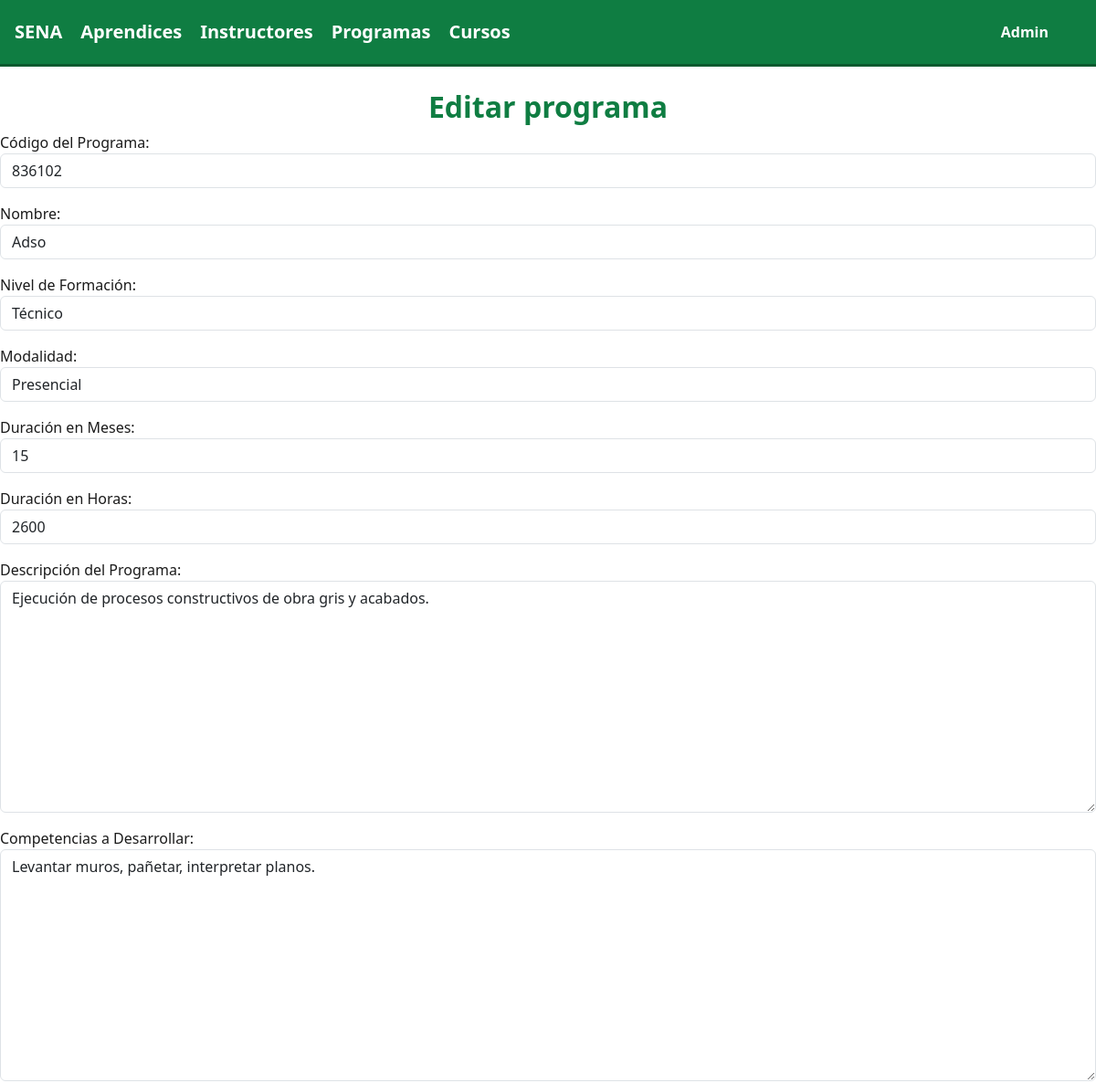
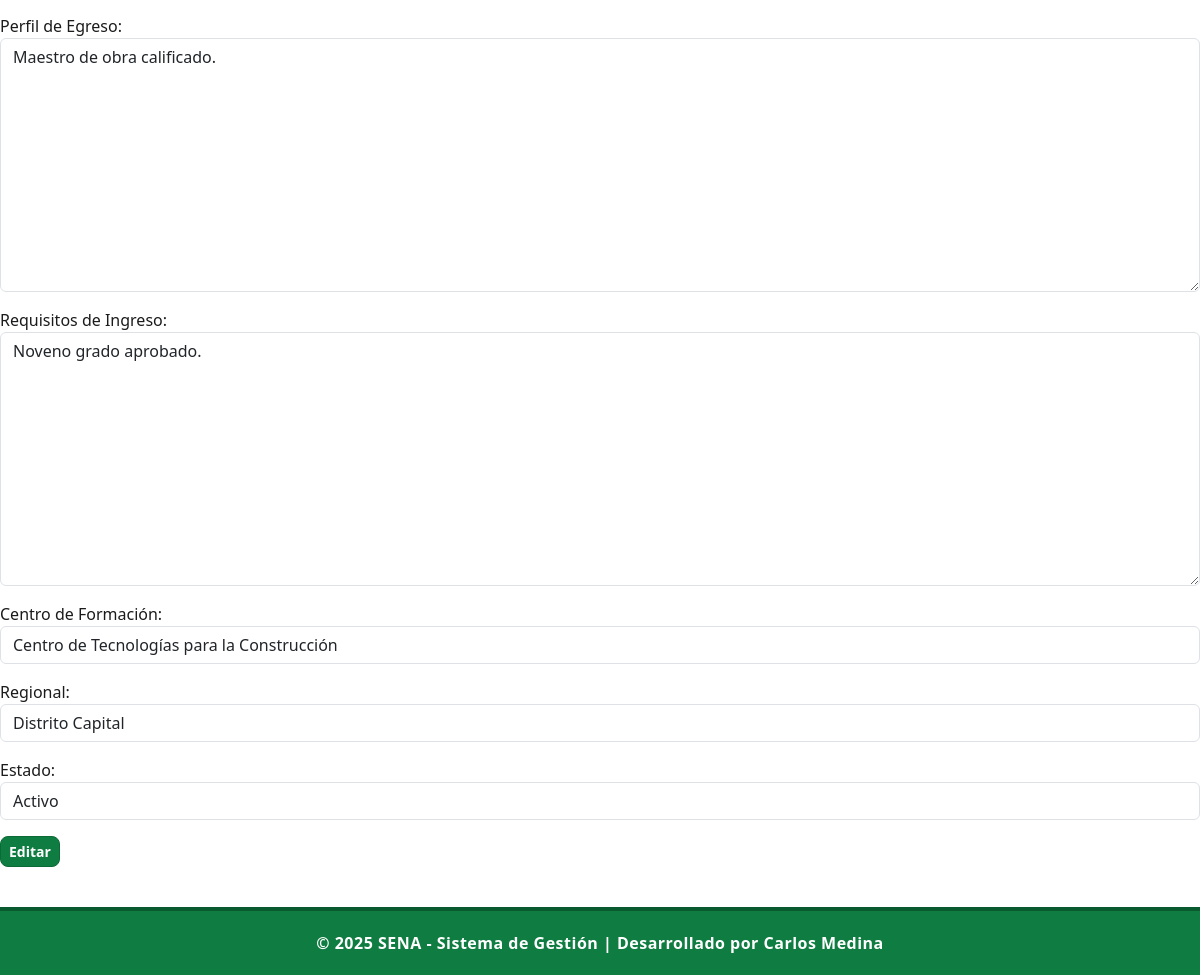
The page /programas/editar/1 on the database its author committed (2 pictures, top to bottom).
### programas/models.py (models this page shows, shortened)
class Programa(models.Model):
    NIVEL_FORMACION_CHOICES = [
        ('AUX', 'Auxiliar'),
        ('OPE', 'Operario'),
        ('TEC', 'Técnico'),
        ('TGL', 'Tecnólogo'),
        ('ESP', 'Especialización Tecnológica'),
        ('COM', 'Complementario'),
    ]
    MODALIDAD_CHOICES = [
        ('PRE', 'Presencial'),
        ('VIR', 'Virtual'),
        ('MIX', 'Mixta'),
    ]
    ESTADO_CHOICES = [
        ('ACT', 'Activo'),
        ('INA', 'Inactivo'),
        ('SUS', 'Suspendido'),
        ('CAN', 'Cancelado'),
     ]
    codigo = models.CharField(max_length=20, unique=True, verbose_name="Código del Programa")
    nombre = models.CharField(max_length=200, verbose_name="Nombre del Programa")
    nivel_formacion = models.CharField(max_length=3, choices=NIVEL_FORMACION_CHOICES, verbose_name="Nivel de Formación")
    modalidad = models.CharField(max_length=3, choices=MODALIDAD_CHOICES, default='PRE', verbose_name="Modalidad")
    duracion_meses = models.PositiveIntegerField(verbose_name="Duración en Meses")
    duracion_horas = models.PositiveIntegerField(verbose_name="Duración en Horas")
    descripcion = models.TextField(verbose_name="Descripción del Programa")
    competencias = models.TextField(verbose_name="Competencias a Desarrollar")
    perfil_egreso = models.TextField(verbose_name="Perfil de Egreso")
    requisitos_ingreso = models.TextField(verbose_name="Requisitos de Ingreso")
    centro_formacion = models.CharField(max_length=200, verbose_name="Centro de Formación")
    regional = models.CharField(max_length=100, verbose_name="Regional")
    estado = models.CharField(max_length=3, choices=ESTADO_CHOICES, default='ACT', verbose_name="Estado")
    fecha_creacion = models.DateField(verbose_name="Fecha de Creación del Programa")
    fecha_registro = models.DateTimeField(auto_now_add=True, verbose_name="Fecha de Registro")
    class Meta:
        verbose_name = "Programa de Formación"
        verbose_name_plural = "Programas de Formación"
        ordering = ['nombre']

### programas/views.py (the view, shortened to what this page needs)
# urls.py: path('programas/editar/<int:programa_id>', views.ProgramaUpdateView.as_view(), name='editar'),
class ProgramaUpdateView(generic.UpdateView):
    model = Programa
    form_class = ProgramaForm
    template_name = 'editar_programa.html'
    success_url = reverse_lazy('programas:programas')
    pk_url_kwarg = 'programa_id'

### programas/templates/editar_programa.html (shortened to what this page needs)
{% extends "master.html" %}
{% block content %}
    <h2>Editar programa</h2>
    <form method="post">
        {{ form.as_p }}
        <button type="submit" class="btn btn-sm btn-success">Editar</button>
    </form>
{% endblock %}

### aprendices/static/mystyles.css (style rules this page uses)
body { background-color: #ffffff; font-family: "Segoe UI", Tahoma, Geneva, Verdana, sans-serif; color: #1b1b1b; margin: 0; padding: 0; }
h1, h2 { text-align: center; color: #0f7d42; margin-top: 25px; font-weight: 800; }
.btn { border-radius: 8px; font-weight: 600; }
.btn-success { background-color: #0f7d42; border-color: #0c6a36; }

### aprendices/templates/master.html (style rules this page uses)
body { background-color: #ffffff; font-family: "Segoe UI", Tahoma, Geneva, Verdana, sans-serif; color: #1b1b1b; margin: 0; padding: 0; }
h1, h2 { text-align: center; color: #0f7d42; margin-top: 25px; font-weight: 800; }
.btn { border-radius: 8px; font-weight: 600; }
.btn-success { background-color: #0f7d42; border-color: #0c6a36; }

### rows shown on the page
Programa: codigo "836102", nombre "Adso", nivel_formacion "Técnico", modalidad "Presencial", duracion_meses "15", duracion_horas "2600", descripcion "Ejecución de procesos constructivos de obra gris y acabados.", competencias "Levantar muros, pañetar, interpretar planos.", perfil_egreso "Maestro de obra calificado.", requisitos_ingreso "Noveno grado aprobado.", centro_formacion "Centro de Tecnologías para la Construcción", regional "Distrito Capital", estado "Activo"
